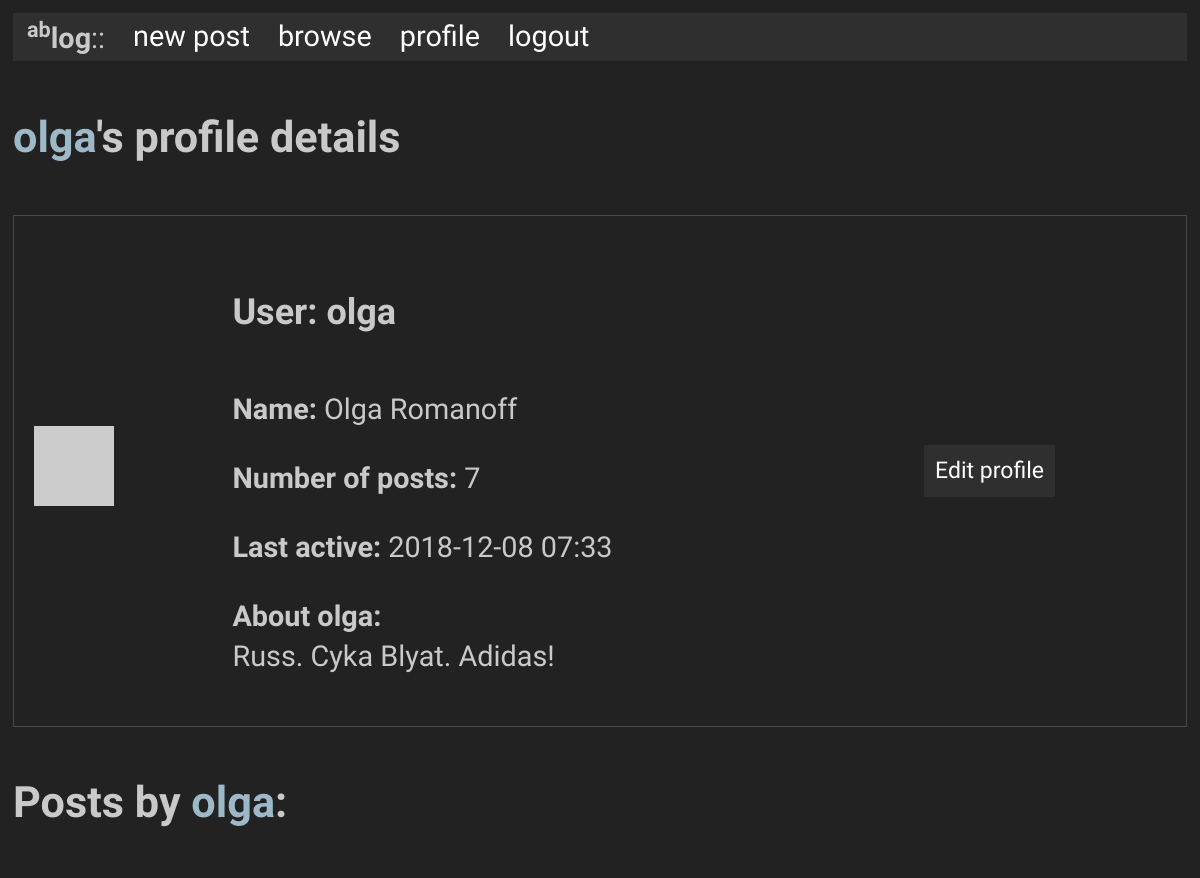
The page /user/olga (signed in, upper part) on the database as committed earlier.
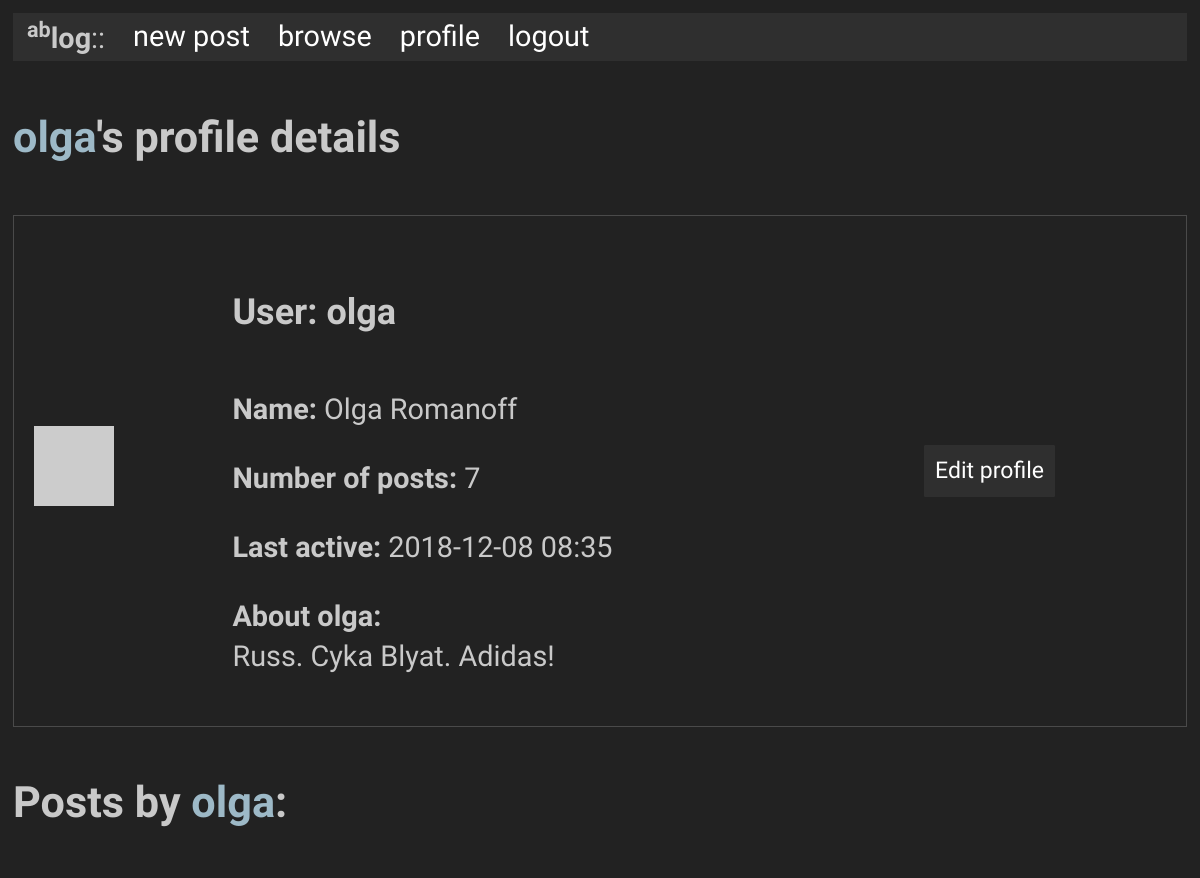
The same page on the database as committed later.
### app/models.py (models this page shows, shortened)
class User(UserMixin, db.Model):
    id            = db.Column(db.Integer, primary_key = True)
    username      = db.Column(db.String(64), index = True, unique = True)
    full_name     = db.Column(db.String(80), index = True)
    email         = db.Column(db.String(128), index = True, unique = True)
    password_hash = db.Column(db.String(128))
    posts         = db.relationship('Post', backref = 'author', lazy = 'dynamic')
    about_me      = db.Column(db.String(50))
    last_seen     = db.Column(db.DateTime, default=datetime.utcnow)
    """
    Generates password hash from password string
    """
    """
    Checks if provided password matches self.password_hash
    """
    """
    Fetches generated avatar from gravatar from hash, which is generated from email
    """
    def avatar(self, size = 64):
        digest = md5(self.email.lower().encode('utf-8')).hexdigest()
        return('https://gravatar.com/avatar/{}?d=retro&s={}'.format(digest, size))

### app/routes.py (the view)
@app.route('/user/<username>')
@login_required
def user(username):
    page        = request.args.get('page', 1, type = int)
    user        = User.query.filter_by(username = username).first_or_404()
    posts       = Post.query.filter_by(user_id = user.id).order_by(Post.timestamp.desc())
    n_posts     = posts.count()
    posts       = posts.paginate(page, app.config['POSTS_PER_PAGE'], False)
    next_url    = url_for('user', username = username, page = posts.next_num) if posts.has_next else None
    prev_url    = url_for('user', username = username, page = posts.prev_num) if posts.has_prev else None
    return(render_template('user.html', user = user, posts = posts.items, n_posts = n_posts, next_url = next_url, prev_url = prev_url))

### app/__init__.py (called while the page is built)
@app.template_filter('castdate')
def cast_date(dt):
    return(dt.strftime('%Y-%m-%d %H:%M'))

### app/models.py (called while the page is built)
@login.user_loader
def load_user(id):
    return User.query.get(int(id))

### app/routes.py (called while the page is built)
@app.before_request
def before_request():
    if current_user.is_authenticated:
        current_user.last_seen = datetime.utcnow()
        db.session.commit()

### app/templates/user.html (shortened to what this page needs)
{% extends "base.html" %}
{% from "_post.html" import render_post %}
{% from "_pagination.html" import render_pageset %}
{% block content %}
<h4><a id='inline-hyper' href="{{ url_for('user', username=user.username) }}">{{ user.username }}</a>'s profile details</h4>
  <table>
    <tr>
      <td valign="center"><img src="{{ user.avatar(228) }}"></td>
      <td>
        <h5>User: {{ user.username }}</h5>
        {% if user.full_name %}<p><b>Name:</b> {{ user.full_name }}</p>{% endif %}
        <p><b>Number of posts:</b> {{ n_posts }}</p>
        {% if user.last_seen %}<p><b>Last active:</b> {{ user.last_seen | castdate }}</p>{% endif %}
        {% if user.about_me %}<p><b>About {{ user.username }}:</b> <br>{{ user.about_me }}</p>{% endif %}
      </td>
      <td>
        {% if user == current_user %}
        <div class="button"><a href="{{ url_for('edit_profile') }}">Edit profile</a></div>
        {% endif %}
      </td>
    </tr>
  </table>
  <h4> Posts by <a id='inline-hyper' href="{{ url_for('user', username=user.username) }}">{{ user.username }}</a>:</h4>
{% endblock %}

Rows that differ between the two databases and show on the page:
changed User "olga": last_seen|castdate "2018-12-08 07:33" → "2018-12-08 08:35"
